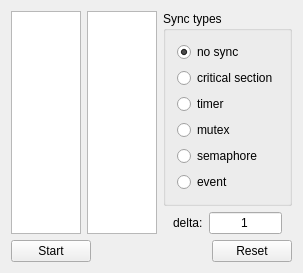
<?xml version="1.0" encoding="UTF-8"?>
<ui version="4.0">
 <class>lab2_qtClass</class>
 <widget class="QMainWindow" name="lab2_qtClass">
  <property name="geometry">
   <rect>
    <x>0</x>
    <y>0</y>
    <width>290</width>
    <height>252</height>
   </rect>
  </property>
  <property name="windowTitle">
   <string>lab2_qt</string>
  </property>
  <widget class="QWidget" name="centralWidget">
   <layout class="QVBoxLayout" name="verticalLayout_2">
    <item>
     <layout class="QHBoxLayout" name="horizontalLayout_3">
      <item>
       <widget class="QListWidget" name="listWidget_2">
        <property name="maximumSize">
         <size>
          <width>16777215</width>
          <height>16777215</height>
         </size>
        </property>
       </widget>
      </item>
      <item>
       <widget class="QListWidget" name="listWidget">
        <property name="maximumSize">
         <size>
          <width>16777215</width>
          <height>16777215</height>
         </size>
        </property>
       </widget>
      </item>
      <item>
       <layout class="QVBoxLayout" name="verticalLayout">
        <item>
         <widget class="QGroupBox" name="groupBox">
          <property name="title">
           <string>Sync types</string>
          </property>
          <layout class="QVBoxLayout" name="verticalLayout_3">
           <item>
            <widget class="QRadioButton" name="radioButton_5">
             <property name="text">
              <string>no sync</string>
             </property>
             <property name="checked">
              <bool>true</bool>
             </property>
            </widget>
           </item>
           <item>
            <widget class="QRadioButton" name="radioButton_4">
             <property name="text">
              <string>critical section</string>
             </property>
            </widget>
           </item>
           <item>
            <widget class="QRadioButton" name="radioButton_6">
             <property name="text">
              <string>timer</string>
             </property>
            </widget>
           </item>
           <item>
            <widget class="QRadioButton" name="radioButton_3">
             <property name="text">
              <string>mutex</string>
             </property>
            </widget>
           </item>
           <item>
            <widget class="QRadioButton" name="radioButton">
             <property name="text">
              <string>semaphore</string>
             </property>
            </widget>
           </item>
           <item>
            <widget class="QRadioButton" name="radioButton_2">
             <property name="text">
              <string>event</string>
             </property>
            </widget>
           </item>
          </layout>
         </widget>
        </item>
        <item>
         <layout class="QHBoxLayout" name="horizontalLayout">
          <property name="spacing">
           <number>6</number>
          </property>
          <property name="leftMargin">
           <number>10</number>
          </property>
          <property name="rightMargin">
           <number>10</number>
          </property>
          <item>
           <widget class="QLabel" name="label">
            <property name="text">
             <string>delta:</string>
            </property>
           </widget>
          </item>
          <item>
           <widget class="QLineEdit" name="lineEdit">
            <property name="inputMask">
             <string notr="true"/>
            </property>
            <property name="text">
             <string>1</string>
            </property>
            <property name="alignment">
             <set>Qt::AlignCenter</set>
            </property>
            <property name="clearButtonEnabled">
             <bool>false</bool>
            </property>
           </widget>
          </item>
         </layout>
        </item>
        <item>
         <spacer name="verticalSpacer">
          <property name="orientation">
           <enum>Qt::Vertical</enum>
          </property>
          <property name="sizeHint" stdset="0">
           <size>
            <width>20</width>
            <height>40</height>
           </size>
          </property>
         </spacer>
        </item>
       </layout>
      </item>
     </layout>
    </item>
    <item>
     <layout class="QHBoxLayout" name="horizontalLayout_2">
      <item>
       <widget class="QPushButton" name="pushButton">
        <property name="text">
         <string>Start</string>
        </property>
       </widget>
      </item>
      <item>
       <spacer name="horizontalSpacer">
        <property name="orientation">
         <enum>Qt::Horizontal</enum>
        </property>
        <property name="sizeHint" stdset="0">
         <size>
          <width>40</width>
          <height>20</height>
         </size>
        </property>
       </spacer>
      </item>
      <item>
       <widget class="QPushButton" name="pushButton_2">
        <property name="text">
         <string>Reset</string>
        </property>
       </widget>
      </item>
     </layout>
    </item>
   </layout>
  </widget>
 </widget>
 <layoutdefault spacing="6" margin="11"/>
 <tabstops>
  <tabstop>listWidget</tabstop>
  <tabstop>listWidget_2</tabstop>
  <tabstop>radioButton</tabstop>
  <tabstop>radioButton_5</tabstop>
  <tabstop>radioButton_2</tabstop>
  <tabstop>lineEdit</tabstop>
  <tabstop>radioButton_4</tabstop>
 </tabstops>
 <resources>
  <include location="lab2_qt.qrc"/>
 </resources>
 <connections/>
</ui>
